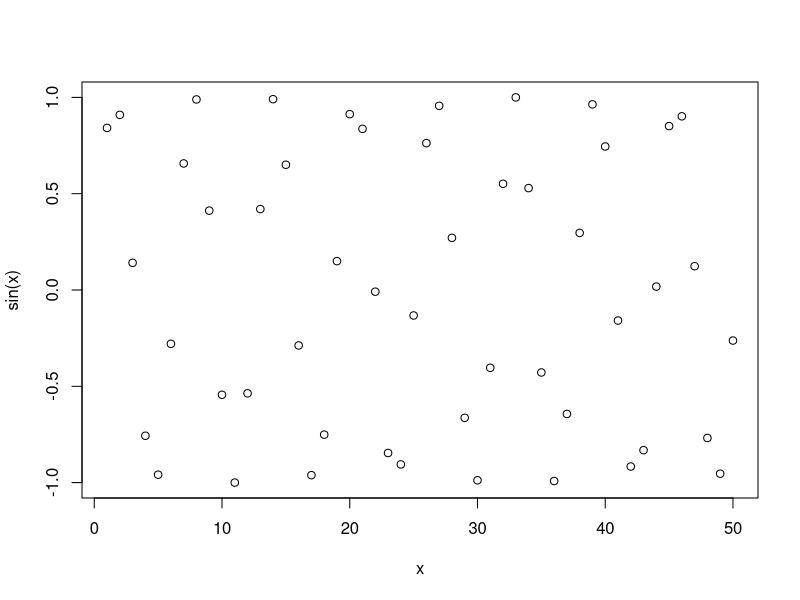
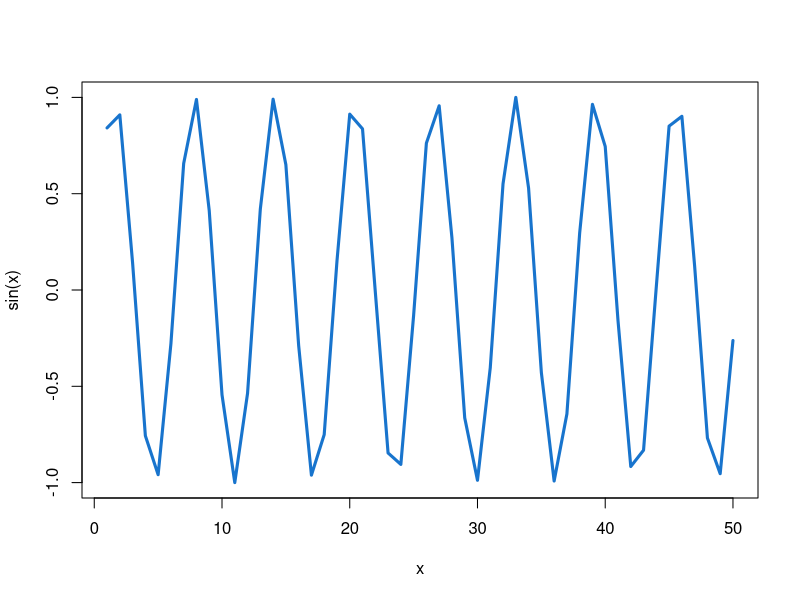
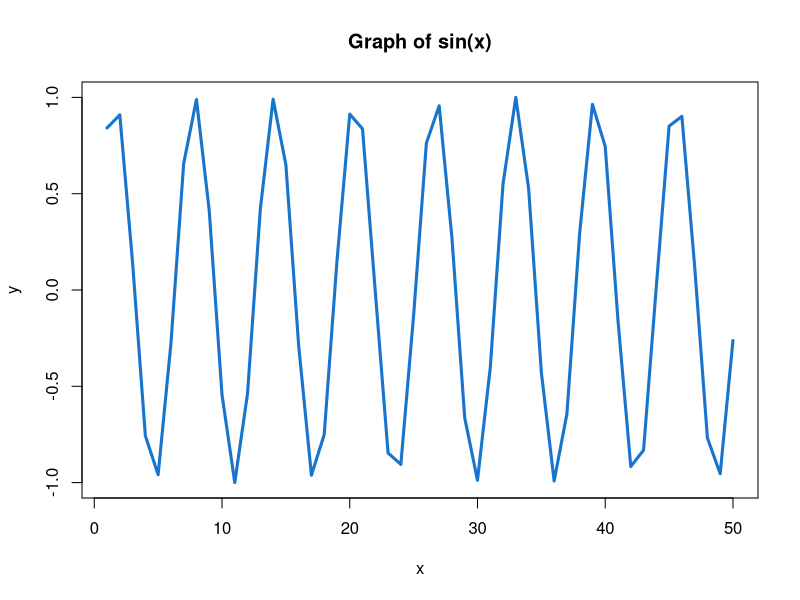

R code for these plots, in order:
#' ---
#' title: "BIMM 143 Lab 4: R Basics"
#' author: "Shreyas Sankaranarayanan (PID: A17077452)"
#' date: "April 11th, 2024"
#' ---

# This is just a text file
x <- 1:50
plot(x, sin(x))
plot(x,sin(x), type = "l", col = "dodgerblue3", lwd = "3")
plot(x,sin(x), type = "l", col = "dodgerblue3", lwd = "3", main = "Graph of sin(x)", ylab = "y", xlab = "x")
